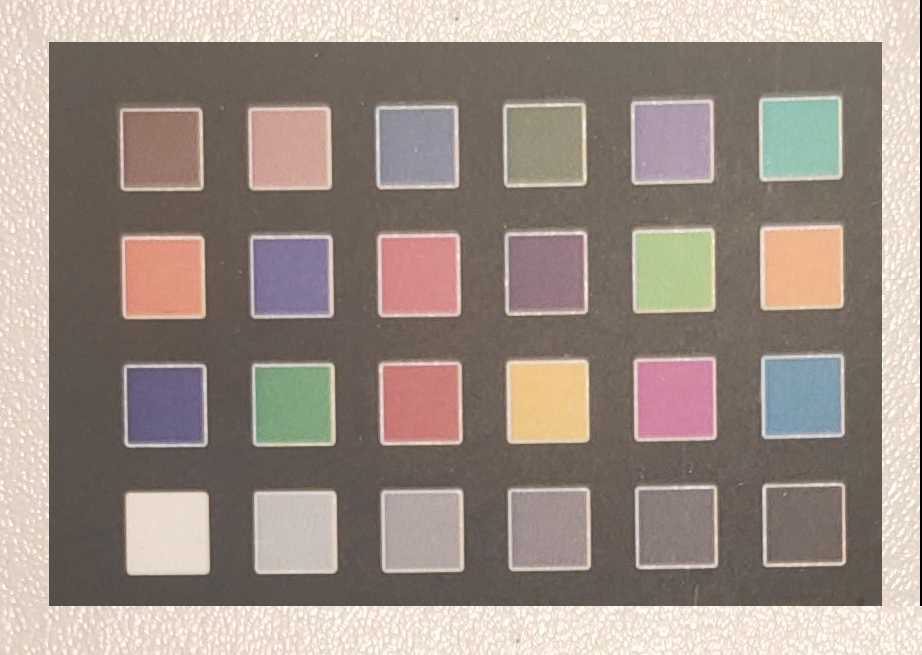
#> input picture colour_checker.png, 922 x 655 px
$ jupyter execute --allow-errors image_processing.ipynb
#> lines starting #> are read from the running program, lines starting #| are printed output that depends on the picture; after the words box and inside, x2 and y2 are one past the last pixel; in counts of white or black regions, pixels touching at a corner belong together
[cell 1]
import numpy as np
import cv2
import colour
from PIL import Image
import matplotlib.pyplot as plt

# Load image in RGB colour space and range [0, 1]

[cell 2]
image_path = 'Lena.png'
#> (the rest of this cell did not finish here and is left out)

[cell 3]
def plot_image(image):
    colour.plotting.plot_image(colour.cctf_encoding(np.clip(image, 0, 1)))

#> (the rest of this cell did not finish here and is left out)

# Convert and encode given linear float RGB image to 8-bit RGB

#> (a cell that did not finish here is left out)

#> (a cell that did not finish here is left out)

#> (a cell that did not finish here is left out)

# Convert between color spaces

## Convert image from RGB to CIE XYZ and CIE Lab color spaces

[cell 7]
D65 = colour.CCS_ILLUMINANTS['CIE 1931 2 Degree Standard Observer']['D65']
D50 = colour.CCS_ILLUMINANTS['CIE 1931 2 Degree Standard Observer']['D50']

illuminant_RGB = D65
illuminant_XYZ = D50
#> (the rest of this cell did not finish here and is left out)

## Convert image from CIE Lab to RGB color space

#> (a cell that did not finish here is left out)

## Convert from sRGB to CMYK color space

#> (a cell that did not finish here is left out)

# Square detection

[cell 10]
image_bgr = cv2.imread('colour_checker.png')
#> image_bgr is the input picture: shape (655, 922, 3); mean B, G, R 133.3, 142.3, 155.6
image_8_bit = cv2.cvtColor(image_bgr, cv2.COLOR_BGR2RGB)

plt.figure(figsize=(12, 8), dpi=80)
plt.imshow(image_8_bit)
plt.show()

[cell 11]
WORKING_WIDTH = 1440
SQUARE_COUNT = 24
RECT_RATIO = 0.75
FIXED_SQUARE_SIZE = (32, 32)

resize_ratio = WORKING_WIDTH / image_8_bit.shape[1]
#> resize_ratio = 1.56
image = cv2.resize(image_8_bit, None, fx=resize_ratio, fy=resize_ratio)

image_width, image_height = image.shape[1], image.shape[0]
#> image_width = 1440; image_height = 1023
max_area = image_width * image_height / SQUARE_COUNT
#> max_area = 61380
min_area = image_width * image_height / SQUARE_COUNT / 5
#> min_area = 12276

block_size = int(WORKING_WIDTH * 0.1)
block_size = block_size - block_size % 2 + 1

# Thresholding/Segmentation
image_g = cv2.cvtColor(image, cv2.COLOR_RGB2GRAY)
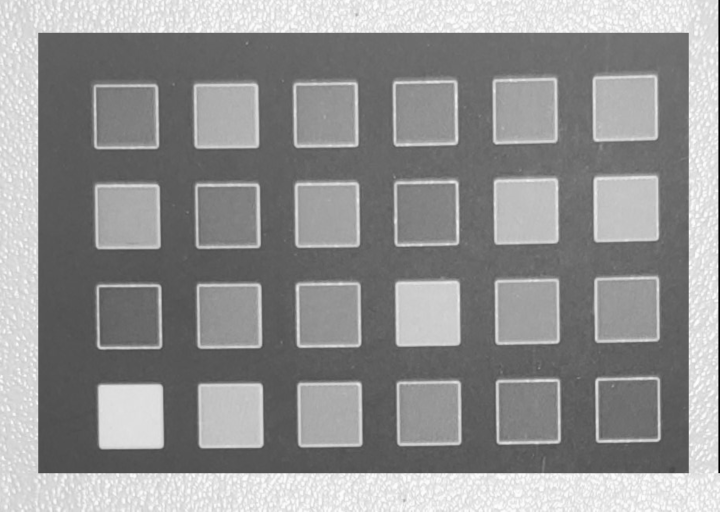
#> image_g: shape (1023, 1440) (shown at 1/2 size); min 0, max 254, mean 145.2
image_g = cv2.fastNlMeansDenoising(image_g, None, 10, 7, 21)
image_s = cv2.adaptiveThreshold(image_g, 255, cv2.ADAPTIVE_THRESH_MEAN_C,
                                cv2.THRESH_BINARY, block_size, 3)
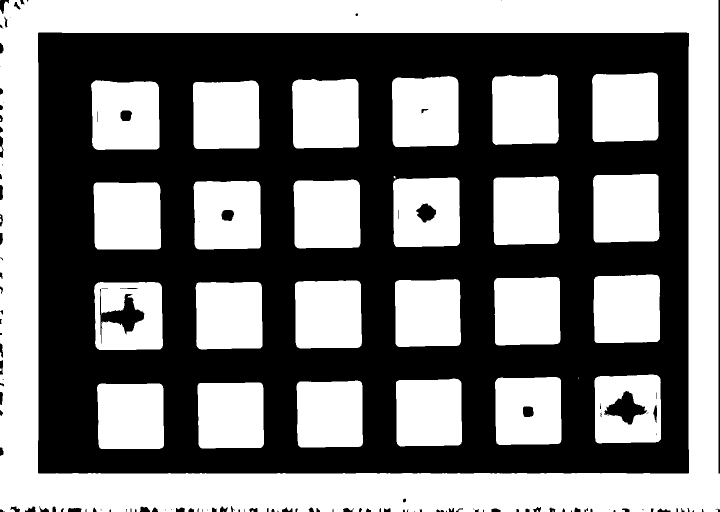
#> image_s: shape (1023, 1440) (shown at 1/2 size); 49.8% white; 37 white regions (11 under 20 px)

# Detecting contours
contours, _hierarchy = cv2.findContours(image_s, cv2.RETR_TREE, cv2.CHAIN_APPROX_NONE)
#> contours = 82 contours, 35 with area under 20; largest, box (x1, y1, x2, y2) and area: (0, 0, 1440, 1023) 1462514, (75, 64, 1379, 948) 1147370, (182, 160, 319, 300) 17896, (784, 152, 918, 294) 17862, (188, 564, 326, 700) 17819

candidate_contours = []
for contour in contours:
    curve = cv2.approxPolyDP(contour, 0.01 * cv2.arcLength(contour, True), True)
    area = cv2.contourArea(curve)
    if not (min_area < area < max_area):
        continue
    rotated_rect = cv2.minAreaRect(contour)
    (width, height) = rotated_rect[1]
    rect_ratio = min(width, height) / max(width, height)
    rect_area = width * height
    if rect_ratio > RECT_RATIO:
        candidate_contours.append(contour)
#> this loop made 82 passes
#> area on passes 8, 19, 21, 33, 39, 43, 44, 45, 46, 50, 51, 52: 32, 21.5, 48, 432.5, 21, 198, 28.5, 26, 2731.5, 3085, 26, 90
#> (curve, area, rotated_rect, width, height, rect_ratio, rect_area) on passes 27, 28, 29, 30, 32: ([[195, 771], [200, 896], [326, 893], [323, 769]], 15821.5, ((260.5, 832), (130, 133), -90), 130, 133, 0.977, 17290), ([[522, 766], [397, 767], [401, 895], [524, 893]], 15814.5, ((461.1, 830.5), (131.2, 130.3), -0.63), 131.2, 130.3, 0.993, 17099.8), ([[721, 763], [595, 766], [598, 892], [724, 889]], 15885, ((659.1, 827.7), (131.1, 132.3), -0.674), 131.1, 132.3, 0.991, 17343.7), ([[917, 759], [792, 764], [798, 891], [922, 886]], 15839, ((857.5, 824.5), (130.5, 133.8), -0.735), 130.5, 133.8, 0.976, 17455.7), ([[1118, 756], [992, 760], [993, 886], [1120, 885]], 16132.5, ((1056.2, 821.4), (131.2, 134.3), -0.735), 131.2, 134.3, 0.977, 17615.6)
#> after the loop, candidate_contours = 24 contours; largest, box (x1, y1, x2, y2) and area: (182, 160, 319, 300) 17896, (784, 152, 918, 294) 17862, (188, 564, 326, 700) 17819, (786, 355, 920, 494) 17770, (387, 362, 522, 499) 17670

len(candidate_contours)
#> Out = 24

## Plot contours

[cell 12]
plt.figure(figsize=(12, 8), dpi=80)

for c in candidate_contours:
    x, y, w, h = cv2.boundingRect(c)
    rect = plt.Rectangle((x, y), w, h, color='red', fill=False, lw=2)
    plt.gca().add_patch(rect)
#> this loop made 24 passes
#> (x, y, w, h) on passes 1 to 12: (194, 767, 134, 131), (395, 765, 133, 132), (593, 761, 133, 134), (792, 757, 132, 136), (990, 754, 133, 136), (1189, 749, 133, 138), (391, 564, 134, 135), (188, 564, 138, 136), (590, 561, 134, 136), (790, 558, 132, 136), (988, 554, 133, 137), (1187, 549, 133, 137)

plt.axis('off')
plt.imshow(image)
plt.show()
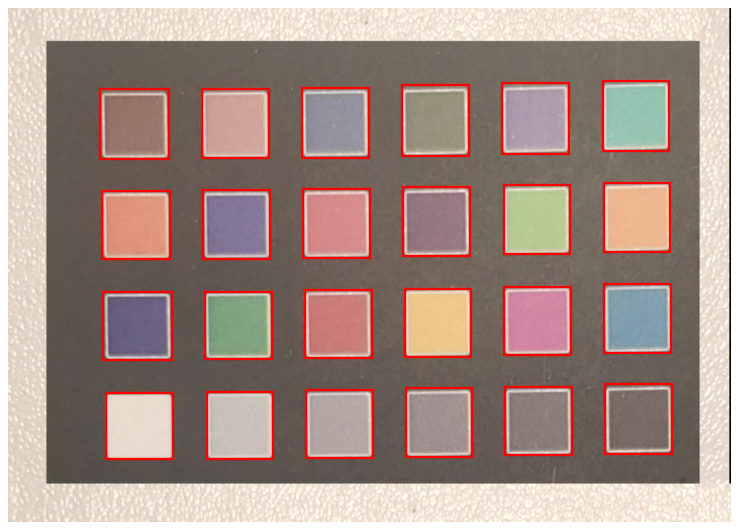
#> figure drawn by matplotlib, 1 panel

## Crop squares and calculate their mean color

[cell 13]
squares = []
square_colors = []
for cnt in candidate_contours:
    x, y, w, h = cv2.boundingRect(cnt)

    square_image = image[y:y + h, x:x + w].copy()
    square_color = np.mean(square_image, axis=(0, 1))

    squares.append(square_image)
    square_colors.append(square_color)
#> this loop made 24 passes
#> (x, y, w, h, square_color) on passes 1 to 12: (194, 767, 134, 131, [225, 211.7, 199.5]), (395, 765, 133, 132, [199, 189.9, 183.8]), (593, 761, 133, 134, [180.9, 168.1, 163.9]), (792, 757, 132, 136, [165.6, 151.1, 148.3]), (990, 754, 133, 136, [149.2, 136.2, 131.8]), (1189, 749, 133, 138, [135.8, 122.5, 115.5]), (391, 564, 134, 135, [140.4, 164.7, 134.7]), (188, 564, 138, 136, [120.7, 111.8, 133.9]), (590, 561, 134, 136, [198.8, 136.3, 131.3]), (790, 558, 132, 136, [229.3, 195.6, 144.9]), (988, 554, 133, 137, [205.1, 143.8, 163.5]), (1187, 549, 133, 137, [142.6, 162.7, 173])
#> pass 1, `square_image = image[y:y + h, x:x + w].copy()`:
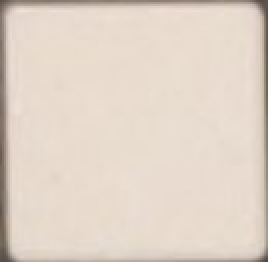
#> square_image: shape (131, 134, 3) (shown 2 times larger); mean R, G, B 225, 211.7, 199.5
#> pass 2, `square_image = image[y:y + h, x:x + w].copy()`:
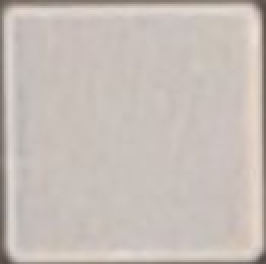
#> square_image: shape (132, 133, 3) (shown 2 times larger); mean R, G, B 199, 189.9, 183.8
#> pass 3, `square_image = image[y:y + h, x:x + w].copy()`:
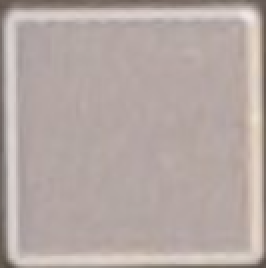
#> square_image: shape (134, 133, 3) (shown 2 times larger); mean R, G, B 180.9, 168.1, 163.9
#> after the loop:
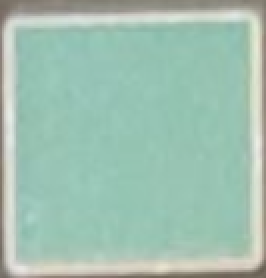
#> square_image: shape (139, 133, 3) (shown 2 times larger); mean R, G, B 160.2, 192.7, 177.6
#> after the loop, square_colors = 24 items, first 6: [225, 211.7, 199.5], [199, 189.9, 183.8], [180.9, 168.1, 163.9], [165.6, 151.1, 148.3], [149.2, 136.2, 131.8], [135.8, 122.5, 115.5]; squares = 24 items

square_colors[1]
#> Out = [199, 189.9, 183.8]
